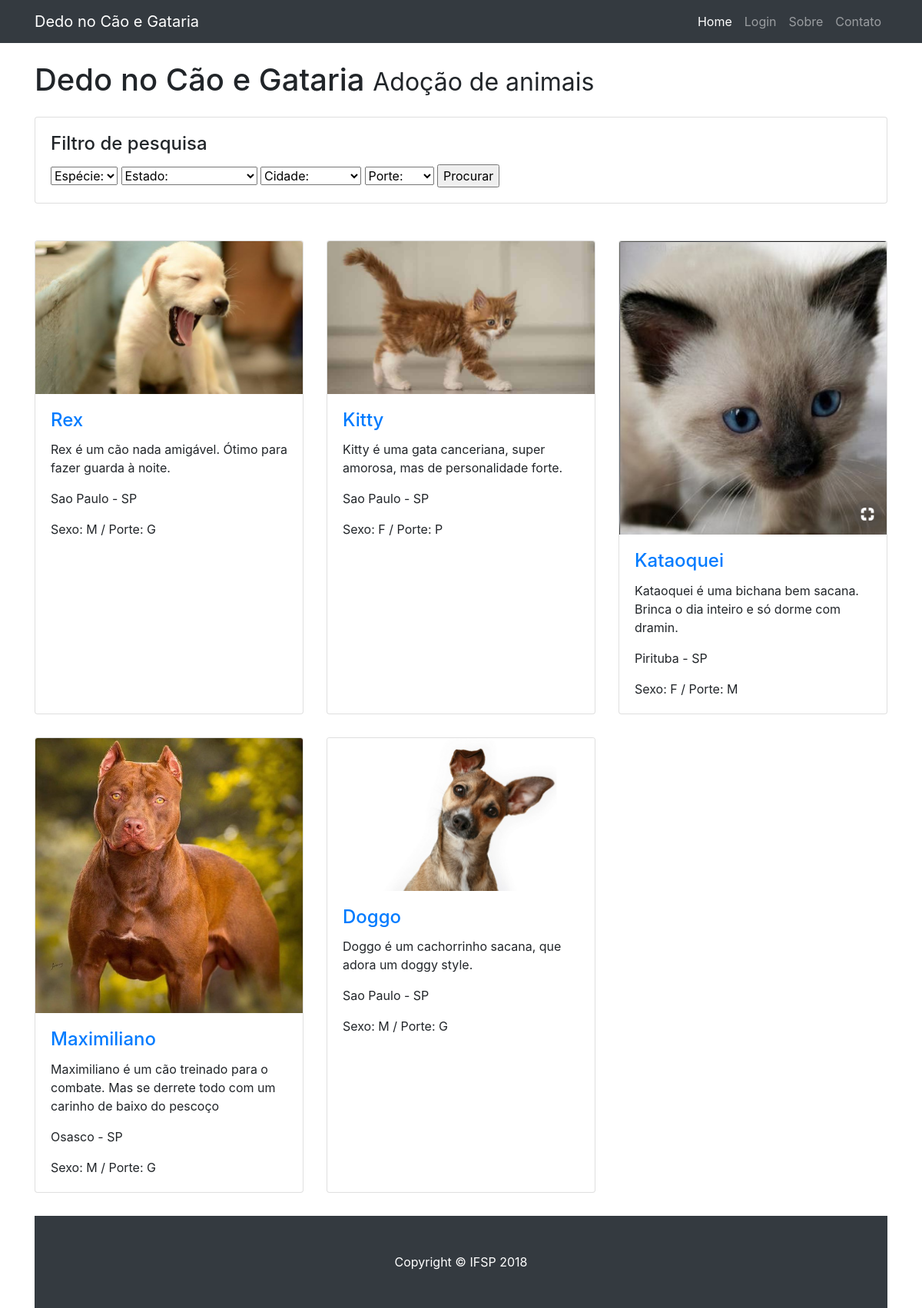
Page /startbootstrap-3-col-portfolio-gh-pages/index.php on the committed database.
### tables this page shows
CREATE TABLE IF NOT EXISTS `fotosPet` (
  `idfotosPet` INT NOT NULL AUTO_INCREMENT,
  `linkFotoPerfil` VARCHAR(60) NOT NULL,
  `linkFoto1` VARCHAR(60) NULL,
  `linkFoto2` VARCHAR(60) NULL,
  `linkFoto3` VARCHAR(60) NULL,
  `linkFoto4` VARCHAR(60) NULL,
  `linkFoto5` VARCHAR(60) NULL,
  `linkFoto6` VARCHAR(60) NULL,
  `Pet_idPet` INT NOT NULL,
  PRIMARY KEY (`idfotosPet`),
  INDEX `fk_fotosPet_Pet1_idx` (`Pet_idPet` ASC),
  CONSTRAINT `fk_fotosPet_Pet1`
    FOREIGN KEY (`Pet_idPet`)
    REFERENCES `Pet` (`idPet`)
    ON DELETE NO ACTION
    ON UPDATE NO ACTION);

CREATE TABLE IF NOT EXISTS `Pet` (
  `idPet` INT NOT NULL AUTO_INCREMENT,
  `nome_provisorio` VARCHAR(30) NOT NULL,
  `especie` ENUM('cao', 'gato') NOT NULL,
  `cidade` VARCHAR(45) NOT NULL,
  `estado` VARCHAR(2) NOT NULL,
  `sexo` ENUM('F', 'M') NOT NULL,
  `porte` ENUM('P', 'M', 'G') NOT NULL,
  `dataCadastro` DATE NOT NULL,
  `descricao` VARCHAR(150) NOT NULL,
  `outrasInfo` VARCHAR(100) NOT NULL,
  `Usuario_idUsuario` INT NOT NULL,
  PRIMARY KEY (`idPet`),
  INDEX `fk_Pet_Usuario1_idx` (`Usuario_idUsuario` ASC),
  CONSTRAINT `fk_Pet_Usuario1`
    FOREIGN KEY (`Usuario_idUsuario`)
    REFERENCES `Usuario` (`idUsuario`)
    ON DELETE NO ACTION
    ON UPDATE NO ACTION);

### startbootstrap-3-col-portfolio-gh-pages/index.php (the view, shortened to what this page needs)
<!DOCTYPE html>
<html lang="en">
  <head>
    <link href="vendor/bootstrap/css/bootstrap.min.css" rel="stylesheet">
    <link href="css/3-col-portfolio.css" rel="stylesheet">
  </head>
  <body>
    <nav class="navbar navbar-expand-lg navbar-dark bg-dark fixed-top">
      <div class="container">
        <a class="navbar-brand" href="index.php">Dedo no Cão e Gataria</a>
        <div class="collapse navbar-collapse" id="navbarResponsive">
          <ul class="navbar-nav ml-auto">
            <li class="nav-item active">
              <a class="nav-link" href="index.php">Home
              </a>
            </li>
            <li class="nav-item">
              <a class="nav-link" href="login.php">Login</a>
            </li>
            <li class="nav-item">
              <a class="nav-link" href="#">Sobre</a>
            </li>
            <li class="nav-item">
              <a class="nav-link" href="#">Contato</a>
            </li>
          </ul>
        </div>
      </div>
    </nav>
    <div class="container">
      <h1 class="my-4">Dedo no Cão e Gataria
        <small>Adoção de animais</small>
      </h1>
          <div>
            <div class='card h-100'>
                  <div class='card-body'>
                    <h4 class='card-title'>
                        Filtro de pesquisa
                    </h4>
                    <form name="pesquisaForm" id="pesquisaForm" method="post" action="resultadoPesquisa.php">
                      <select name="especie">
                            <option value="" selected="selected">Espécie:</option>
                            </select>
                            <select name="UF">
                              <option value="" selected="selected">Estado:</option>
                            </select>
                              <select name="cidade">
                                <option value="" selected="selected">Cidade:</option>
                              </select>
                              <select name="porte">
                                <option value="" selected="selected">Porte:</option>
                              </select>
                      <input type="submit" name="Enviar" id="Enviar" value="Procurar">
                    </form>
                  </div>
            </div>
          <br><br>
      <?php
        require_once('conexaoBanco.php');
        $sqlPet="SELECT * FROM Pet";
        $result_sqlPet=mysqli_query($conn, $sqlPet);
        $array_sqlPet=mysqli_fetch_array($result_sqlPet);
        $sqlFotosPet="SELECT * FROM fotosPet";
        $result_sqlFotosPet=mysqli_query($conn,$sqlFotosPet);
        $array_sqlFotosPet=mysqli_fetch_array($result_sqlFotosPet);
        echo  "<div class='row '>\n";
        echo  " <div class='col-lg-4 col-sm-6 portfolio-item'>\n";
        echo  "   <div class='card h-100'>";
        echo  "     <a href='#'><img class='card-img-top' src='.".$array_sqlFotosPet[1]."' alt=''></a>\n";
        echo  "       <div class='card-body'>\n";
        echo  "         <h4 class='card-title'>\n";
        echo  "           <a href='animal.php?name=".$array_sqlPet[1].
                            "&fotoPerfil=".$array_sqlFotosPet[1].
                            "&descricao=".$array_sqlPet[8].
                            "&cidade=".$array_sqlPet[3].
                            "&UF=".$array_sqlPet[4].
                            "&sexo=".$array_sqlPet[5].
                            "&porte=".$array_sqlPet[6].
                            "&outrasInfo=".$array_sqlPet[9].
                            "&foto2=".$array_sqlFotosPet[2].
                            "&foto3=".$array_sqlFotosPet[3].
                            "&foto4=".$array_sqlFotosPet[4].
                            "&foto5=".$array_sqlFotosPet[5].
                            "'>".$array_sqlPet[1]."</a>\n";
        echo  "         </h4>";
        echo  "           <p class='card-text'>".$array_sqlPet[8]."</p>\n";
        echo  "           <p class='card-text'>".$array_sqlPet[3]." - ".$array_sqlPet[4]."</p>\n";
        echo  "           <p class='card-text'> Sexo: ".$array_sqlPet[5]." / Porte: ".$array_sqlPet[6]."</p>\n";
        echo  "   </div>\n";
        echo  " </div>\n";
        echo  "</div>\n";
        while ( $rowsqlFotosPet = mysqli_fetch_assoc($result_sqlFotosPet) and $rowsqlPet = mysqli_fetch_assoc($result_sqlPet) ) {
          echo    "<div class='col-lg-4 col-sm-6 portfolio-item'>";
          echo      "<div class='card h-100'>";
          echo        "<a href='#'><img class='card-img-top' src='.".$rowsqlFotosPet["linkFotoPerfil"]."' alt=''></a>";
          echo            "<div class='card-body'>";
          echo              "<h4 class='card-title'>";
          echo                 "<a href='/animal.php'>".$rowsqlPet["nome_provisorio"]."</a>";
          echo              "</h4>";
          echo          "<p class='card-text'>".$rowsqlPet["descricao"]."</p>";
          echo          "<p class='card-text'>".$rowsqlPet["cidade"]." - ".$rowsqlPet["estado"]."</p>";
          echo          "<p class='card-text'> Sexo: ".$rowsqlPet["sexo"]." / Porte: ".$rowsqlPet["porte"]."</p>";
          echo        "</div>";
          echo      "</div>";
          echo    "</div>";
        }
        echo   "</div>";
      ?>
    </div>
    <footer class="py-5 bg-dark">
      <div class="container">
        <p class="m-0 text-center text-white">Copyright &copy; IFSP 2018</p>
      </div>
    </footer>
  </body>
</html>

### rows in the picture
fotospet: linkFotoPerfil (picture)
pet: nome_provisorio "Rex", descricao "Rex é um cão nada amigável. Ótimo para fazer guarda à noite.", cidade "Sao Paulo", estado "SP", sexo "M", porte "G"
pet: fotospet.linkFotoPerfil (picture), nome_provisorio "Kitty", descricao "Kitty é uma gata canceriana, super amorosa, mas de personalidade forte.", cidade "Sao Paulo", estado "SP", sexo "F", porte "P"
pet: fotospet.linkFotoPerfil (picture), nome_provisorio "Kataoquei", descricao "Kataoquei é uma bichana bem sacana. Brinca o dia inteiro e só dorme com dramin.", cidade "Pirituba", estado "SP", sexo "F", porte "M"
pet: fotospet.linkFotoPerfil (picture), nome_provisorio "Maximiliano", descricao "Maximiliano é um cão treinado para o combate. Mas se derrete todo com um carinho de baixo do pescoço", cidade "Osasco", estado "SP", sexo "M", porte "G"
pet: fotospet.linkFotoPerfil (picture), nome_provisorio "Doggo", descricao "Doggo é um cachorrinho sacana, que adora um doggy style.", cidade "Sao Paulo", estado "SP", sexo "M", porte "G"
